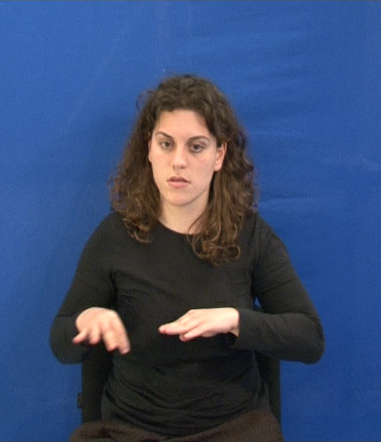
%> input picture lab5/data/GreekSignLanguage/1.png, 381 x 442 px
$ octave lab5.m   (GNU Octave 9; MATLAB toolbox functions it lacks are replaced by stand-ins)
%> lines starting %> are read from the running program, lines starting %| are printed output that depends on the picture; in (x1, y1, x2, y2) boxes, pixels count from 0 and x2, y2 are one past the last pixel; in counts of white or black regions, pixels touching at a corner belong together; the program's own positions count from 1
### lab5/helper/fd.m
function boundingBox = fd(I,mu,cov)
%Extract bounding box information for speaker face
%For rgb image I and given mu,S of skin colour

%Skin propability density threshold
thresh = 0.15;

%Structuring elements
ropen = 3;
rclose = 15;

%Convert image format
Iycbcr = rgb2ycbcr(I);
Icb = Iycbcr(:,:,2);
Icr = Iycbcr(:,:,3);

Icb_vector = reshape(Icb,[],1);
Icr_vector = reshape(Icr,[],1);

%Calculate propability density for all pixels
P = mvnpdf([Icb_vector(:) Icr_vector(:)],mu,cov);
P = reshape(P,size(Icb,1),size(Icb,2));
P = mat2gray(P);
P = P > thresh;

%Perform morphological filtering
se1 = strel('disk',ropen,0);
se2 = strel('disk',rclose,0);

P = imopen(P,se1);
P = imclose(P,se2);

%Locate skin contiguous areas
[L, num]  = bwlabel(P,8);
STATS = regionprops(L,'Area','BoundingBox');

A = zeros(1,num);
for i = 1:num
    A(i) = STATS(i).Area;
end

%Finding larger area
ind = (A == max(A));

boundingBox = STATS(ind).BoundingBox;

end

### lab5/lab5.m
clear all; close all; clc;
addpath(genpath('./'));
%% Part1

%Load skin samples
load('skinSamplesRGB.mat');

%convert RGB values of samples to YCbCr values
skinSamplesYCbCr = rgb2ycbcr(skinSamplesRGB);
Cb = im2double(skinSamplesYCbCr(:,:,2));
Cr = im2double(skinSamplesYCbCr(:,:,3));

%calculate mean mu = [mu_cb mu_cr] and covariance matrix S
mu = [mean(Cb(:)) mean(Cr(:))];
S = cov([Cb(:) Cr(:)]);

%Plot skin texture propability density distribution
%Create Cb/Cr 2D space
X=linspace(0,1,255);
Y=linspace(0,1,255);
[mX, mY]=meshgrid(X,Y);
%Calculate propability density for all space
Z=mvnpdf([mX(:) mY(:)],mu,S);
Z=reshape(Z,length(Y),length(X));
%Plot it
figure
subplot(1,2,1)
mesh(X,Y,Z)
xlabel 'Cb'
ylabel 'Cr'
zlabel 'Propability Density'
subplot(1,2,2)
X=linspace(mu(1)-0.1,mu(1)+0.1,100);
Y=linspace(mu(2)-0.1,mu(2)+0.1,100);
[mX, mY]=meshgrid(X,Y);
Z=mvnpdf([mX(:) mY(:)],mu,S);
Z=reshape(Z,length(Y),length(X));
subplot(1,2,2)
mesh(X,Y,Z)
xlabel 'Cb'
ylabel 'Cr'
zlabel 'Propability Density'
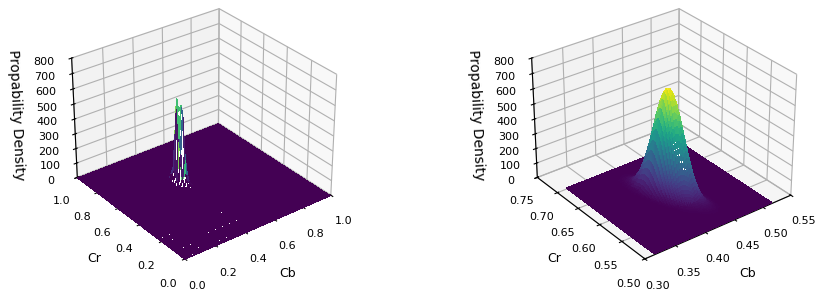
%> figure redrawn from the program's plot data, 2 panels

%Read first frame
Irgb = im2double(imread('1.png'));

%calculate bounding box from first frame
Irgb = im2double(imread('1.png'));
boxInit = fd(Irgb,mu,S);
%> in fd, `Iycbcr = rgb2ycbcr(I);`: Iycbcr: size 442x381x3 double; mean of channels 1, 2, 3 0.312, 0.577, 0.459
%> in fd, `Icb = Iycbcr(:,:,2);`:
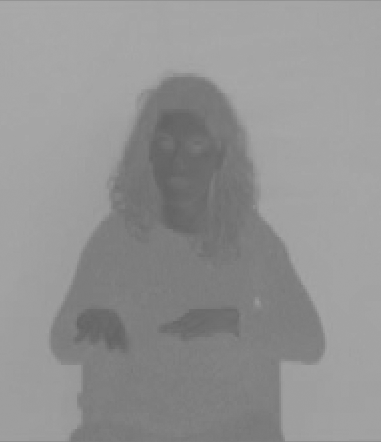
%> Icb: size 442x381 double; min 0.391, max 0.668, mean 0.577
%> in fd, `Icr = Iycbcr(:,:,3);`:
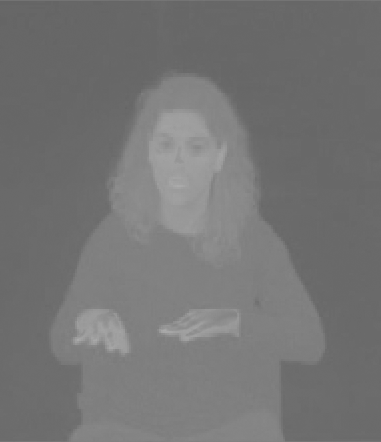
%> Icr: size 442x381 double; min 0.395, max 0.671, mean 0.459
%> in fd, `P = P > thresh;`:
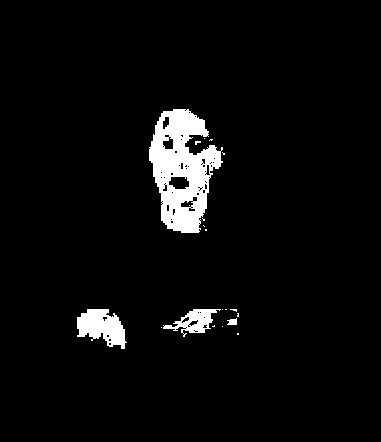
%> P: size 442x381 logical; 4.4% white; 20 white regions (16 under 20 px), largest, box (x1, y1, x2, y2) and area: (149, 109, 223, 233) 5316, (77, 309, 127, 349) 1266, (163, 309, 221, 337) 668, (227, 318, 237, 325) 53
%> in fd, `P = imopen(P,se1);`:
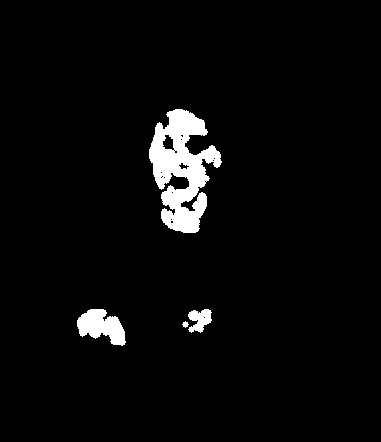
%> P: size 442x381 logical; 3.8% white; 4 white regions, box (x1, y1, x2, y2) and area: (149, 109, 222, 233) 4848, (77, 309, 126, 346) 1125, (188, 309, 212, 333) 374, (182, 321, 189, 328) 29
%> in fd, `P = imclose(P,se2);`:
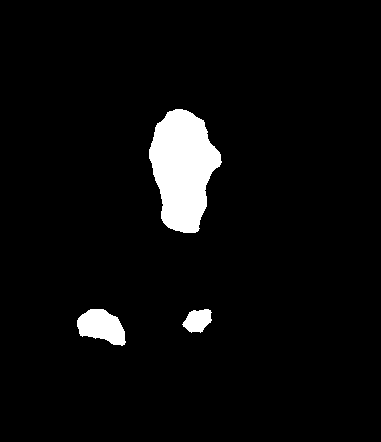
%> P: size 442x381 logical; 4.6% white; 3 white regions
%> in fd, `[L, num]  = bwlabel(P,8);`:
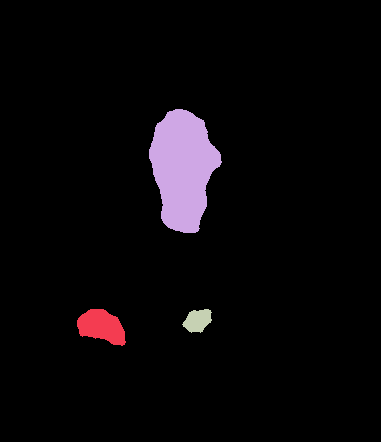
%> L: size 442x381 double; 4 distinct labels, from 0 to 3; one colour per label, 0 black
%> in fd, `[L, num]  = bwlabel(P,8);`: num = 3
%> in fd, `STATS = regionprops(L,'Area','BoundingBox');`: STATS = 3 regions; box (x1, y1, x2, y2) and Area: (149, 109, 222, 233) 6087, (77, 309, 126, 346) 1225, (182, 309, 212, 333) 497
%> the loop in fd, `for i = 1:num` made 3 passes
%> after the loop in fd, `for i = 1:num`: A = [1225 6087 497]
%> in fd, `ind = (A == max(A));`: ind = [false true false]
%> in fd, `boundingBox = STATS(ind).BoundingBox;`: boundingBox = [149.5 109.5 73 124]
%> boxInit = [149.5 109.5 73 124]

%put images in a 3d matrix for gray images in time
I_all = zeros(size(Irgb,1),size(Irgb,2),72);
for i = 1:72;
%> (the run ends here)
